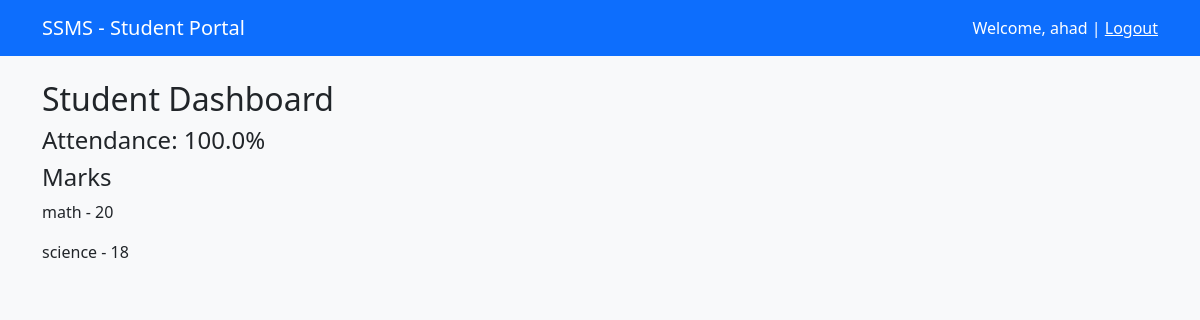
Page / (signed in) on the committed database.
### models.py (models this page shows)
class User(db.Model, UserMixin):
    id = db.Column(db.Integer, primary_key=True)
    username = db.Column(db.String(50), unique=True, nullable=False)
    password = db.Column(db.String(100), nullable=False)
    role = db.Column(db.String(20), nullable=False)
    name = db.Column(db.String(100))
    is_approved = db.Column(db.Boolean, default=False)
    marks = db.relationship('Marks', backref='student', lazy=True)
    attendance = db.relationship('Attendance', backref='student', lazy=True)

class Marks(db.Model):
    id = db.Column(db.Integer, primary_key=True)
    student_id = db.Column(db.Integer, db.ForeignKey('user.id'), nullable=False)
    subject = db.Column(db.String(50))
    score = db.Column(db.Integer)
    status = db.Column(db.String(20), default='Pending')
    created_at = db.Column(db.DateTime, default=datetime.utcnow)

### app.py (the view)
@app.route('/')
@login_required
def dashboard():
    if current_user.role == 'student':
        marks = Marks.query.filter_by(
            student_id=current_user.id,
            status='Approved'
        ).all()
        attendance = Attendance.query.filter_by(student_id=current_user.id).all()
        total = len(attendance)
        present = len([a for a in attendance if a.status == "Present"])
        percent = (present / total * 100) if total else 0
        alert = None
        if percent < 75:
            alert = "Low Attendance Warning!"
        return render_template('student_dash.html', marks=marks, attendance=attendance, percent=percent, alert=alert)
    elif current_user.role == 'teacher':
        students = User.query.filter_by(role='student').all()
        return render_template('teacher_dash.html', students=students)
    else:
        pending_marks = Marks.query.filter_by(status='Pending').all()
        pending_teachers = User.query.filter_by(role='teacher', is_approved=False).all()
        return render_template('admin_dash.html', pending_marks=pending_marks, pending_teachers=pending_teachers)

### app.py (called while the page is built)
@login_manager.user_loader
def load_user(user_id):
    return User.query.get(int(user_id))

### templates/student_dash.html (shortened to what this page needs)
{% extends 'layout.html' %}
{% block content %}
<h2>Student Dashboard</h2>
<h4>Attendance: {{ percent }}%</h4>
<h4>Marks</h4>
{% for m in marks %}
<p>{{ m.subject }} - {{ m.score }}</p>
{% endfor %}
{% endblock %}

### templates/layout.html (shortened to what this page needs)
<!DOCTYPE html>
<html lang="en">
<head>
    <link href="https://cdn.jsdelivr.net/npm/bootstrap@5.3.0/dist/css/bootstrap.min.css" rel="stylesheet">
</head>
<body class="bg-light">
    <nav class="navbar navbar-dark bg-primary mb-4">
        <div class="container">
            <a class="navbar-brand" href="#">SSMS - {{ current_user.role|capitalize }} Portal</a>
            {% if current_user.is_authenticated %}
            <span class="navbar-text text-white">
                Welcome, {{ current_user.name }} | <a href="/logout" class="text-white">Logout</a>
            </span>
            {% endif %}
        </div>
    </nav>
    <div class="container">
        {% block content %}{% endblock %}
    </div>
</body>
</html>

### rows in the picture
User: role "Student", name "ahad"
Marks: subject "math", score "20"
Marks: subject "science", score "18"

### other values in the picture
{{ percent }} "100.0"
